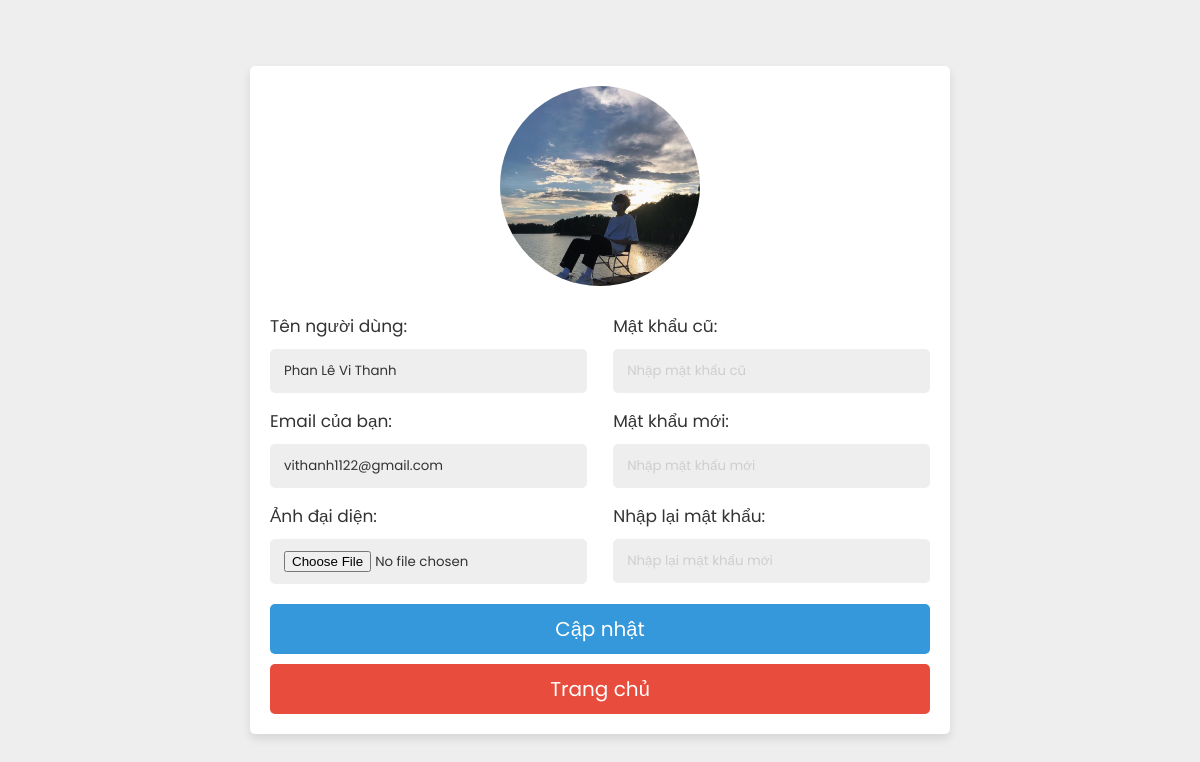
The app's page /update_user_admin/update_profile_admin.php (signed in) with its own data.
### tables this page shows
CREATE TABLE `admin_form` (
  `id` int(100) NOT NULL,
  `name` varchar(100) NOT NULL,
  `email` varchar(100) NOT NULL,
  `password` varchar(100) NOT NULL,
  `image` varchar(100) NOT NULL
);

### update_user_admin/update_profile_admin.php (the view, shortened to what this page needs)
<?php
include '../JDBC/config.php';
$admin_id = $_SESSION['admin_id'];
?>
<!DOCTYPE html>
<html lang="en">
<head>
    <link rel="stylesheet" href="../CSS/styleUser.css">
</head>
<body>
    <div class="update_profile">
        <?php
        $select = mysqli_query($conn, "SELECT * FROM `admin_form` WHERE id = '$admin_id'")
            or die('query failed');
        if (mysqli_num_rows($select) > 0) {
            $fetch = mysqli_fetch_assoc($select);
        }
        ?>
        <form action="" method="post" enctype="multipart/form-data">
            <?php
            if ($fetch['image'] == '') {
                echo '<img src="../assets/images/default-avatar.png">';
            } else {
                echo '<img src="../uploaded_img/' . $fetch['image'] . '">';
            }
            ?>
            <div class="flex">
                <div class="inputBox">
                    <span>Tên người dùng: </span>
                    <input type="text" name="update_name" value="<?php echo $fetch['name']; ?>" class="box">
                    <span>Email của bạn: </span>
                    <input type="email" name="update_email" value="<?php echo $fetch['email']; ?>" class="box">
                    <span>Ảnh đại diện: </span>
                    <input type="file" name="update_image" accept="image/jpg, image/jpeg, image/png" class="box">
                </div>
                <div class="inputBox">
                    <span>Mật khẩu cũ: </span>
                    <input type="password" name="update_pass" placeholder="Nhập mật khẩu cũ" class="box">
                    <span>Mật khẩu mới: </span>
                    <input type="password" name="new_pass" placeholder="Nhập mật khẩu mới" class="box">
                    <span>Nhập lại mật khẩu: </span>
                    <input type="password" name="confirm_pass" placeholder="Nhập lại mật khẩu mới" class="box">
                </div>
            </div>
            <input type="submit" value="Cập nhật" name="update_profile" class="btn">
            <a href="../admin/admin.php" class="delete-btn">Trang chủ</a>
        </form>
    </div>
</body>
</html>

### CSS/styleUser.css (style rules this page uses)
:root { --blue:#3498db; --dark-blue:#2980b9; --red:#e74c3c; --dark-red:#c0392b; --black:#333; --white:#fff; --light-bg:#eee; --box-shadow:0 5px 10px rgba(0,0,0,.1); }
body { font-family: 'Poppins', sans-serif; text-rendering: optimizeLegibility !important; background: #f3f3f5; }
body, html { overflow-x: hidden; }
* { font-family: 'Poppins', sans-serif; margin:0; padding:0; box-sizing: border-box; outline: none; border: none; text-decoration: none; }
.btn, .delete-btn { width: 100%; border-radius: 5px; padding: 10px 30px; color: var(--white); display: block; text-align: center; cursor: pointer; font-size: 20px; margin-top: 10px; }
.btn { background-color: var(--blue); }
.delete-btn { background-color: var(--red); }
.update_profile { min-height: 100vh; background-color: var(--light-bg); display: flex; align-items: center; justify-content: center; padding:20px; }
.update_profile form { padding: 20px; background-color: var(--white); box-shadow: var(--box-shadow); text-align: center; width: 700px; border-radius: 5px; }
.update_profile form img { height: 200px; width: 200px; border-radius: 50%; object-fit: cover; margin-bottom: 5px; }
.update_profile form .flex { display: flex; flex-wrap: wrap; justify-content: space-between; margin-bottom: 20px; gap: 20px; }
.update_profile form .flex .inputBox { width: 48%; }
.update_profile form .flex .inputBox span { text-align: left; display: block; margin-top: 15px; font-size: 17px; color: var(--black); }
.update_profile form .flex .inputBox .box { width: 100%; border-radius: 5px; background-color: var(--light-bg); padding: 12px 14px; margin-top: 10px; color: var(--black); }
::placeholder { color: rgb(207, 206, 206); }

### records on screen
admin_form: image (picture), update_name "Phan Lê Vi Thanh", update_email "vithanh1122@gmail.com"
